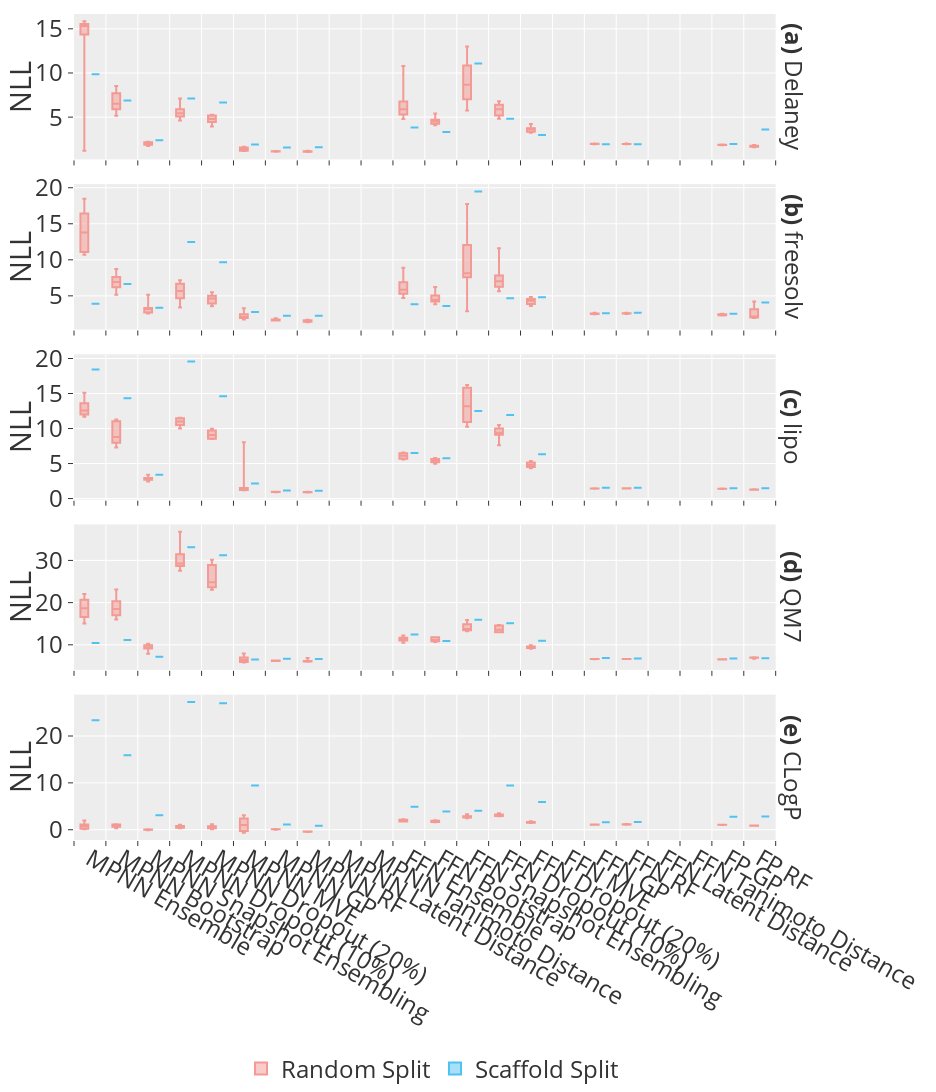

Source (notebook cell):
### Code cell
fig = px.box(select_precalibrated_evaluations_df,
             x='Estimator',
             y='Average NLL',
             color='Split',
             facet_row='Data Set',
             points=False,
             height=468*4,
             width=234*4,
             color_discrete_sequence=['#f49a94', '#50c2f2'],
            labels={'Average NLL': 'NLL'})

fig.update_xaxes(
    ticks='outside',
    tickson='boundaries',
    title=None
)

fig.update_yaxes(matches=None)

format_plot(fig)

fig.show()

### Figure 1 — Plotly figure (JSON) as saved in the notebook; plotly's stock layout.template omitted (floating-point values rounded to 4 significant figures; data arrays with more than 128 entries replaced by an {"elided": "..."} marker saying what was removed)
{"data": [{"alignmentgroup": "True", "boxpoints": false, "hovertemplate": "Split=Random Split<br>Data Set=Delaney<br>Estimator=%{x}<br>NLL=%{y}<extra></extra>", "legendgroup": "Random Split", "marker": {"color": "#f49a94"}, "name": "Random Split", "notched": false, "offsetgroup": "Random Split", "orientation": "v", "showlegend": true, "type": "box", "x": {"elided": "176 str values"}, "x0": " ", "xaxis": "x5", "y": {"elided": "176 float values"}, "y0": " ", "yaxis": "y5"}, {"alignmentgroup": "True", "boxpoints": false, "hovertemplate": "Split=Random Split<br>Data Set=freesolv<br>Estimator=%{x}<br>NLL=%{y}<extra></extra>", "legendgroup": "Random Split", "marker": {"color": "#f49a94"}, "name": "Random Split", "notched": false, "offsetgroup": "Random Split", "orientation": "v", "showlegend": false, "type": "box", "x": {"elided": "176 str values"}, "x0": " ", "xaxis": "x4", "y": {"elided": "176 float values"}, "y0": " ", "yaxis": "y4"}, {"alignmentgroup": "True", "boxpoints": false, "hovertemplate": "Split=Random Split<br>Data Set=lipo<br>Estimator=%{x}<br>NLL=%{y}<extra></extra>", "legendgroup": "Random Split", "marker": {"color": "#f49a94"}, "name": "Random Split", "notched": false, "offsetgroup": "Random Split", "orientation": "v", "showlegend": false, "type": "box", "x": {"elided": "176 str values"}, "x0": " ", "xaxis": "x3", "y": {"elided": "176 float values"}, "y0": " ", "yaxis": "y3"}, {"alignmentgroup": "True", "boxpoints": false, "hovertemplate": "Split=Random Split<br>Data Set=QM7<br>Estimator=%{x}<br>NLL=%{y}<extra></extra>", "legendgroup": "Random Split", "marker": {"color": "#f49a94"}, "name": "Random Split", "notched": false, "offsetgroup": "Random Split", "orientation": "v", "showlegend": false, "type": "box", "x": {"elided": "176 str values"}, "x0": " ", "xaxis": "x2", "y": {"elided": "176 float values"}, "y0": " ", "yaxis": "y2"}, {"alignmentgroup": "True", "boxpoints": false, "hovertemplate": "Split=Random Split<br>Data Set=CLogP<br>Estimator=%{x}<br>NLL=%{y}<extra></extra>", "legendgroup": "Random Split", "marker": {"color": "#f49a94"}, "name": "Random Split", "notched": false, "offsetgroup": "Random Split", "orientation": "v", "showlegend": false, "type": "box", "x": {"elided": "176 str values"}, "x0": " ", "xaxis": "x", "y": {"elided": "176 float values"}, "y0": " ", "yaxis": "y"}, {"alignmentgroup": "True", "boxpoints": false, "hovertemplate": "Split=Scaffold Split<br>Data Set=Delaney<br>Estimator=%{x}<br>NLL=%{y}<extra></extra>", "legendgroup": "Scaffold Split", "marker": {"color": "#50c2f2"}, "name": "Scaffold Split", "notched": false, "offsetgroup": "Scaffold Split", "orientation": "v", "showlegend": true, "type": "box", "x": ["MPNN Ensemble", "MPNN Bootstrap", "MPNN Snapshot Ensembling", "MPNN Dropout (10%)", "MPNN Dropout (20%)", "MPNN MVE", "MPNN GP", "MPNN RF", "MPNN Latent Distance", "MPNN Tanimoto Distance", "FFN Ensemble", "FFN Bootstrap", "FFN Snapshot Ensembling", "FFN Dropout (10%)", "FFN Dropout (20%)", "FFN MVE", "FFN GP", "FFN RF", "FFN Latent Distance", "FFN Tanimoto Distance", "FP GP", "FP RF"], "x0": " ", "xaxis": "x5", "y": [9.862, 6.897, 2.376, 7.122, 6.66, 1.894, 1.563, 1.598, null, null, 3.83, 3.307, 11.06, 4.817, 2.985, null, 1.93, 1.943, null, null, 1.953, 3.607], "y0": " ", "yaxis": "y5"}, {"alignmentgroup": "True", "boxpoints": false, "hovertemplate": "Split=Scaffold Split<br>Data Set=freesolv<br>Estimator=%{x}<br>NLL=%{y}<extra></extra>", "legendgroup": "Scaffold Split", "marker": {"color": "#50c2f2"}, "name": "Scaffold Split", "notched": false, "offsetgroup": "Scaffold Split", "orientation": "v", "showlegend": false, "type": "box", "x": ["MPNN Ensemble", "MPNN Bootstrap", "MPNN Snapshot Ensembling", "MPNN Dropout (10%)", "MPNN Dropout (20%)", "MPNN MVE", "MPNN GP", "MPNN RF", "MPNN Latent Distance", "MPNN Tanimoto Distance", "FFN Ensemble", "FFN Bootstrap", "FFN Snapshot Ensembling", "FFN Dropout (10%)", "FFN Dropout (20%)", "FFN MVE", "FFN GP", "FFN RF", "FFN Latent Distance", "FFN Tanimoto Distance", "FP GP", "FP RF"], "x0": " ", "xaxis": "x4", "y": [3.916, 6.643, 3.355, 12.48, 9.654, 2.761, 2.252, 2.25, null, null, 3.85, 3.598, 19.49, 4.669, 4.815, null, 2.598, 2.651, null, null, 2.509, 4.066], "y0": " ", "yaxis": "y4"}, {"alignmentgroup": "True", "boxpoints": false, "hovertemplate": "Split=Scaffold Split<br>Data Set=lipo<br>Estimator=%{x}<br>NLL=%{y}<extra></extra>", "legendgroup": "Scaffold Split", "marker": {"color": "#50c2f2"}, "name": "Scaffold Split", "notched": false, "offsetgroup": "Scaffold Split", "orientation": "v", "showlegend": false, "type": "box", "x": ["MPNN Ensemble", "MPNN Bootstrap", "MPNN Snapshot Ensembling", "MPNN Dropout (10%)", "MPNN Dropout (20%)", "MPNN MVE", "MPNN GP", "MPNN RF", "MPNN Latent Distance", "MPNN Tanimoto Distance", "FFN Ensemble", "FFN Bootstrap", "FFN Snapshot Ensembling", "FFN Dropout (10%)", "FFN Dropout (20%)", "FFN MVE", "FFN GP", "FFN RF", "FFN Latent Distance", "FFN Tanimoto Distance", "FP GP", "FP RF"], "x0": " ", "xaxis": "x3", "y": [18.43, 14.34, 3.384, 19.56, 14.6, 2.16, 1.158, 1.126, null, null, 6.515, 5.751, 12.51, 11.92, 6.322, null, 1.541, 1.526, null, null, 1.468, 1.472], "y0": " ", "yaxis": "y3"}, {"alignmentgroup": "True", "boxpoints": false, "hovertemplate": "Split=Scaffold Split<br>Data Set=QM7<br>Estimator=%{x}<br>NLL=%{y}<extra></extra>", "legendgroup": "Scaffold Split", "marker": {"color": "#50c2f2"}, "name": "Scaffold Split", "notched": false, "offsetgroup": "Scaffold Split", "orientation": "v", "showlegend": false, "type": "box", "x": ["MPNN Ensemble", "MPNN Bootstrap", "MPNN Snapshot Ensembling", "MPNN Dropout (10%)", "MPNN Dropout (20%)", "MPNN MVE", "MPNN GP", "MPNN RF", "MPNN Latent Distance", "MPNN Tanimoto Distance", "FFN Ensemble", "FFN Bootstrap", "FFN Snapshot Ensembling", "FFN Dropout (10%)", "FFN Dropout (20%)", "FFN MVE", "FFN GP", "FFN RF", "FFN Latent Distance", "FFN Tanimoto Distance", "FP GP", "FP RF"], "x0": " ", "xaxis": "x2", "y": [10.43, 11.13, 7.149, 33.14, 31.22, 6.549, 6.716, 6.648, null, null, 12.44, 10.89, 15.96, 15.09, 10.99, null, 6.865, 6.782, null, null, 6.729, 6.794], "y0": " ", "yaxis": "y2"}, {"alignmentgroup": "True", "boxpoints": false, "hovertemplate": "Split=Scaffold Split<br>Data Set=CLogP<br>Estimator=%{x}<br>NLL=%{y}<extra></extra>", "legendgroup": "Scaffold Split", "marker": {"color": "#50c2f2"}, "name": "Scaffold Split", "notched": false, "offsetgroup": "Scaffold Split", "orientation": "v", "showlegend": false, "type": "box", "x": ["MPNN Ensemble", "MPNN Bootstrap", "MPNN Snapshot Ensembling", "MPNN Dropout (10%)", "MPNN Dropout (20%)", "MPNN MVE", "MPNN GP", "MPNN RF", "MPNN Latent Distance", "MPNN Tanimoto Distance", "FFN Ensemble", "FFN Bootstrap", "FFN Snapshot Ensembling", "FFN Dropout (10%)", "FFN Dropout (20%)", "FFN MVE", "FFN GP", "FFN RF", "FFN Latent Distance", "FFN Tanimoto Distance", "FP GP", "FP RF"], "x0": " ", "xaxis": "x", "y": [23.37, 15.89, 3.068, 27.28, 26.99, 9.453, 1.096, 0.8494, null, null, 4.928, 3.899, 4.074, 9.431, 5.898, null, 1.594, 1.666, null, null, 2.751, 2.838], "y0": " ", "yaxis": "y"}], "layout": {"annotations": [{"font": {}, "showarrow": false, "text": "<b>(e)</b> CLogP", "textangle": 90, "x": 0.98, "xanchor": "left", "xref": "paper", "y": 0.088, "yanchor": "middle", "yref": "paper"}, {"font": {}, "showarrow": false, "text": "<b>(d)</b> QM7", "textangle": 90, "x": 0.98, "xanchor": "left", "xref": "paper", "y": 0.294, "yanchor": "middle", "yref": "paper"}, {"font": {}, "showarrow": false, "text": "<b>(c)</b> lipo", "textangle": 90, "x": 0.98, "xanchor": "left", "xref": "paper", "y": 0.5, "yanchor": "middle", "yref": "paper"}, {"font": {}, "showarrow": false, "text": "<b>(b)</b> freesolv", "textangle": 90, "x": 0.98, "xanchor": "left", "xref": "paper", "y": 0.706, "yanchor": "middle", "yref": "paper"}, {"font": {}, "showarrow": false, "text": "<b>(a)</b> Delaney", "textangle": 90, "x": 0.98, "xanchor": "left", "xref": "paper", "y": 0.912, "yanchor": "middle", "yref": "paper"}], "autosize": false, "boxmode": "group", "font": {"size": 24}, "height": 1872, "legend": {"orientation": "h", "title": {}, "tracegroupgap": 0, "x": 0.5, "xanchor": "center", "y": -0.25}, "margin": {"b": 0, "l": 50, "pad": 0, "r": 50, "t": 10}, "width": 936, "xaxis": {"anchor": "y", "domain": [0, 0.98], "ticks": "outside", "tickson": "boundaries", "title": {}}, "xaxis2": {"anchor": "y2", "domain": [0, 0.98], "matches": "x", "showticklabels": false, "ticks": "outside", "tickson": "boundaries", "title": {}}, "xaxis3": {"anchor": "y3", "domain": [0, 0.98], "matches": "x", "showticklabels": false, "ticks": "outside", "tickson": "boundaries", "title": {}}, "xaxis4": {"anchor": "y4", "domain": [0, 0.98], "matches": "x", "showticklabels": false, "ticks": "outside", "tickson": "boundaries", "title": {}}, "xaxis5": {"anchor": "y5", "domain": [0, 0.98], "matches": "x", "showticklabels": false, "ticks": "outside", "tickson": "boundaries", "title": {}}, "yaxis": {"anchor": "x", "domain": [0, 0.176], "title": {"text": "NLL"}}, "yaxis2": {"anchor": "x2", "domain": [0.206, 0.382], "title": {"text": "NLL"}}, "yaxis3": {"anchor": "x3", "domain": [0.412, 0.588], "title": {"text": "NLL"}}, "yaxis4": {"anchor": "x4", "domain": [0.618, 0.794], "title": {"text": "NLL"}}, "yaxis5": {"anchor": "x5", "domain": [0.824, 1], "title": {"text": "NLL"}}}}
